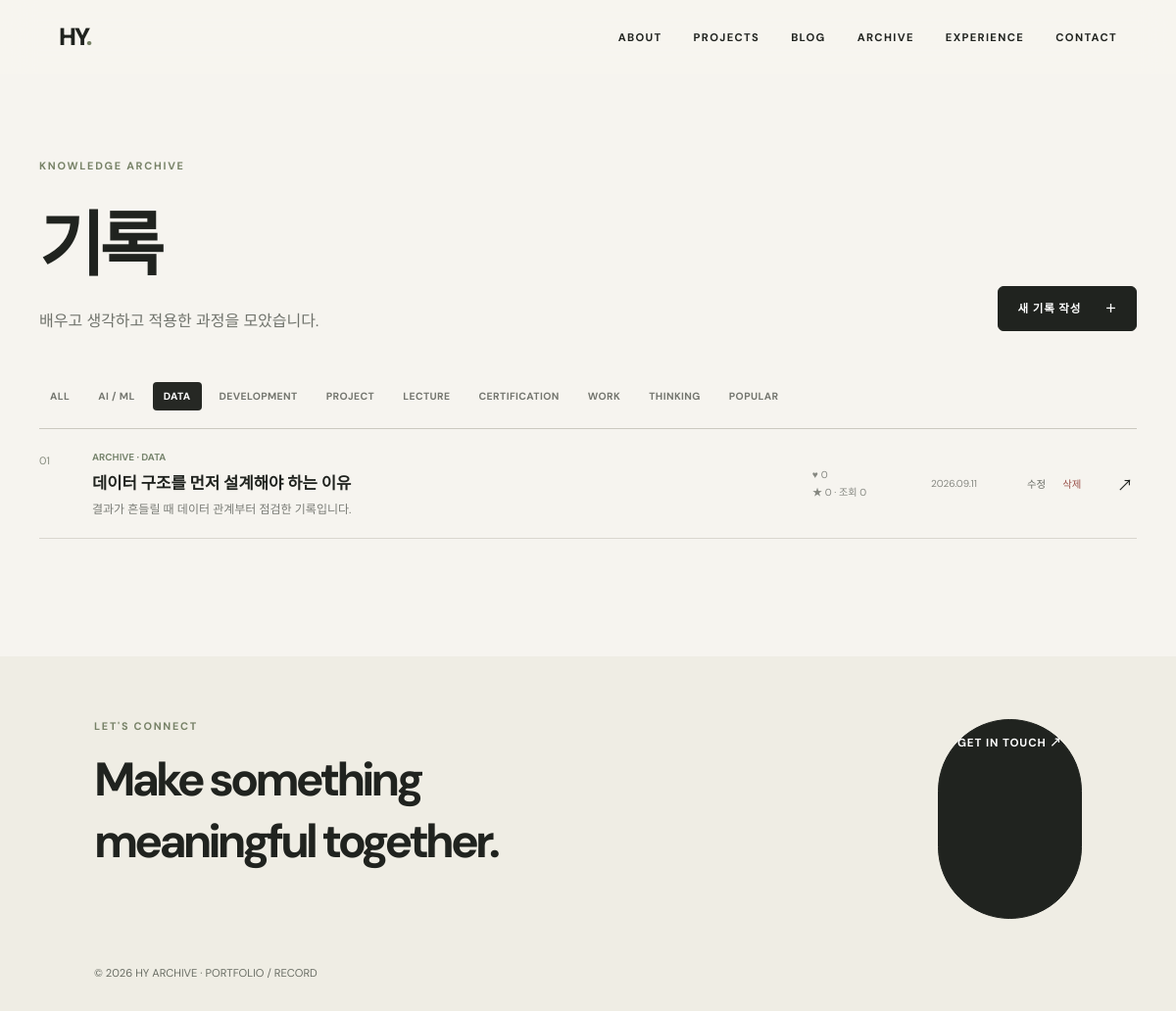
The app's page /records?category=DATA&sort=latest, older data.
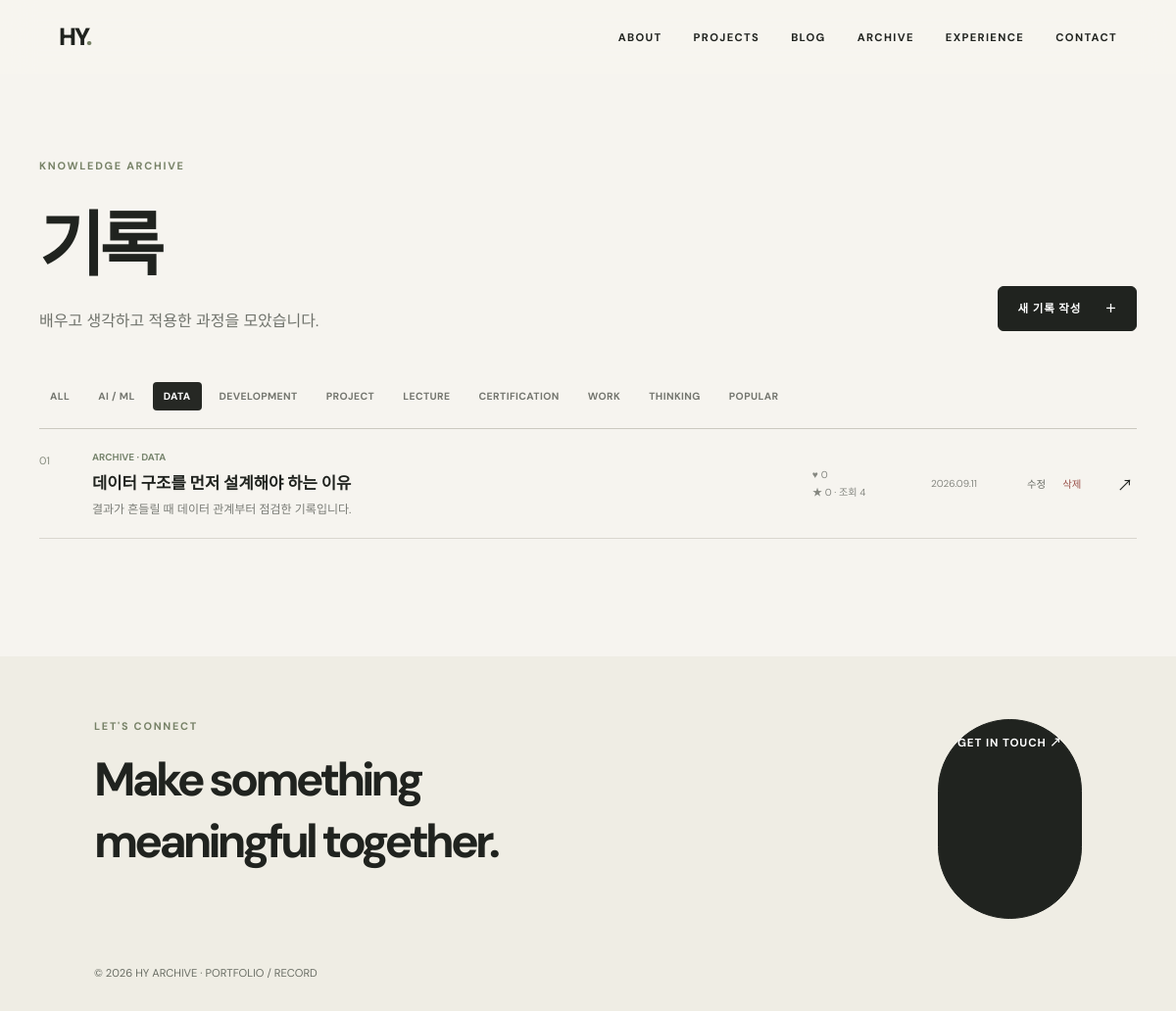
The same page, newer data.
### models.py (models this page shows)
class TimestampMixin:
    created_at = db.Column(db.DateTime, default=datetime.utcnow)
    updated_at = db.Column(db.DateTime, default=datetime.utcnow, onupdate=datetime.utcnow)

class Archive(TimestampMixin, db.Model):
    id = db.Column(db.Integer, primary_key=True)
    title = db.Column(db.String(200), nullable=False)
    category = db.Column(db.String(80), nullable=False)
    summary = db.Column(db.Text)
    content = db.Column(db.Text)
    content_type = db.Column(db.String(40), default="archive", nullable=False)
    tags = db.Column(db.String(400))
    thumbnail = db.Column(db.String(400))
    source_type = db.Column(db.String(80))
    source_url = db.Column(db.String(400))
    is_featured = db.Column(db.Boolean, default=False, nullable=False)
    is_pinned = db.Column(db.Boolean, default=False, nullable=False)
    view_count = db.Column(db.Integer, default=0, nullable=False)
    like_count = db.Column(db.Integer, default=0, nullable=False)
    recommendation_count = db.Column(db.Integer, default=0, nullable=False)
    comments = db.relationship("RecordComment", backref="record", cascade="all, delete-orphan", lazy=True)

### app.py (the view)
@app.route("/records")
def records():
    query, category, sort = record_query()
    return render_template("records/list.html", records=query.all(), category=category, sort=sort)

### app.py (called while the page is built)
@app.context_processor
def globals_for_templates():
    return {"profile": Profile.query.first(), "project_count": Project.query.count(), "archive_count": Archive.query.filter_by(content_type="archive").count(), "skill_count": Skill.query.count(), "blog_categories": BLOG_CATEGORIES, "archive_categories": ARCHIVE_CATEGORIES}

def record_query():
    sort = request.args.get("sort", "latest")
    query = Archive.query
    if sort == "popular": query = query.order_by(Archive.recommendation_count.desc(), Archive.like_count.desc(), Archive.view_count.desc(), Archive.created_at.desc())
    else: query = query.order_by(Archive.is_pinned.desc(), Archive.created_at.desc())
    category = request.args.get("category", "ALL")
    if category != "ALL": query = query.filter_by(category=category)
    return query, category, sort

@app.before_request
def protect_admin():
    if request.path.startswith("/admin") and request.endpoint != "admin_login" and not session.get("admin"): return redirect(url_for("admin_login"))

### templates/records/list.html (shortened to what this page needs)
{% extends 'base.html' %}
{% block body_class %}records-page record-list-page{% endblock %}
{% block head %}<link rel="stylesheet" href="{{ url_for('static', filename='css/records.css') }}">{% endblock %}
{% block content %}
<main class="records-index">
  <header class="records-header"><div><p class="eyebrow">KNOWLEDGE ARCHIVE</p><h1>기록</h1><p>배우고 생각하고 적용한 과정을 모았습니다.</p></div><a class="button dark" href="{{ url_for('new_record') }}">새 기록 작성 <span>＋</span></a></header>
  <nav class="record-filters" aria-label="기록 필터">{% for cat in ['ALL','AI / ML','DATA','DEVELOPMENT','PROJECT','LECTURE','CERTIFICATION','WORK','THINKING'] %}<a class="{% if category == cat %}active{% endif %}" href="{{ url_for('records', category=cat, sort=sort) }}">{{ cat }}</a>{% endfor %}<a class="{% if sort == 'popular' %}active{% endif %}" href="{{ url_for('records', category=category, sort='popular') }}">POPULAR</a></nav>
  <section class="records-table">
    {% for item in records %}
    <article class="record-row">
      <span class="row-number">{{ '%02d'|format(loop.index) }}</span>
      <span class="row-content"><small>{% if item.is_pinned %}PINNED · {% endif %}{{ item.content_type|upper }} · {{ item.category }}</small><strong><a href="{{ url_for('record_detail', record_id=item.id) }}">{{ item.title }}</a></strong>{% if item.summary %}<span>{{ item.summary }}</span>{% endif %}</span>
      <span class="row-stats">♥ {{ item.like_count }}<br>★ {{ item.recommendation_count }} · 조회 {{ item.view_count }}</span>
      <time>{{ item.created_at.strftime('%Y.%m.%d') }}</time>
      <span class="row-actions"><a href="{{ url_for('edit_record', record_id=item.id) }}">수정</a><form method="post" action="{{ url_for('delete_record', record_id=item.id) }}" onsubmit="return confirm('이 기록을 삭제할까요? 삭제 후에는 복구할 수 없습니다.');"><button type="submit">삭제</button></form></span>
      <a class="row-arrow" href="{{ url_for('record_detail', record_id=item.id) }}" aria-label="{{ item.title }} 상세 보기">↗</a>
    </article>
    {% else %}<p class="records-empty">아직 기록이 없습니다. 첫 번째 기록을 작성해보세요.</p>{% endfor %}
  </section>
</main>
{% endblock %}

Row changes from the older to the newer data that the page shows:
changed Archive "데이터 구조를 먼저 설계해야 하는 이유": view_count "0" → "4"
